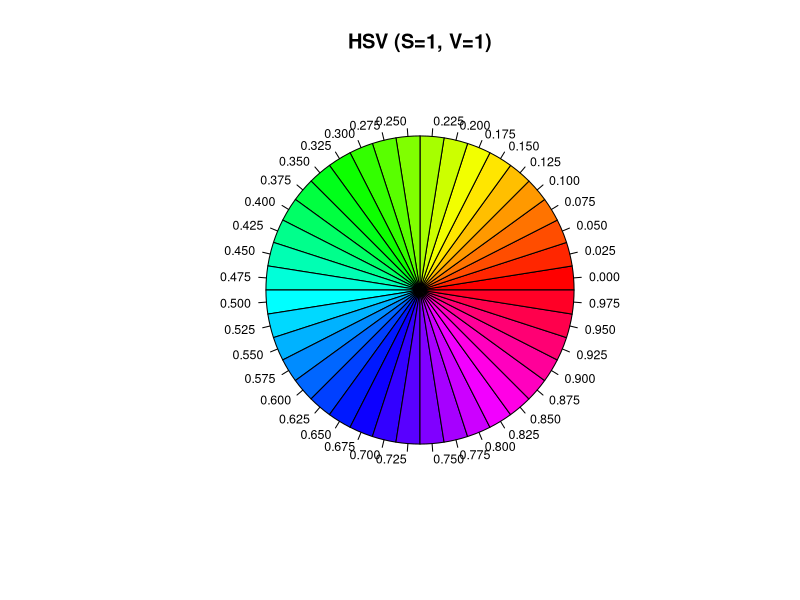

R code for this plot:
X11()

hue <- seq (0, 1, by=1/40)

pie(
  rep(1, 40),
  labels= formatC(hue, digits=3, format='f'),
  cex   = 0.75,
  col   = hsv(hue, 1, 1),
  main  ='HSV (S=1, V=1)'
)

z <- locator(1)
